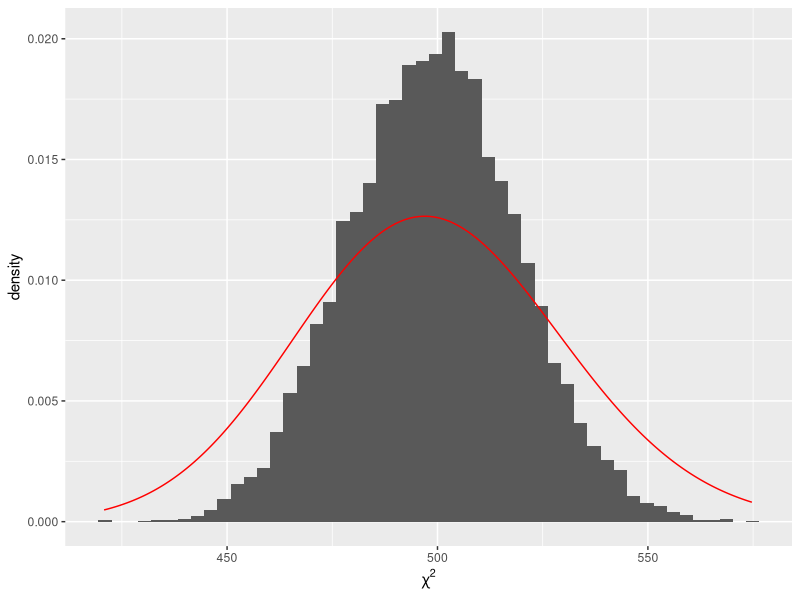
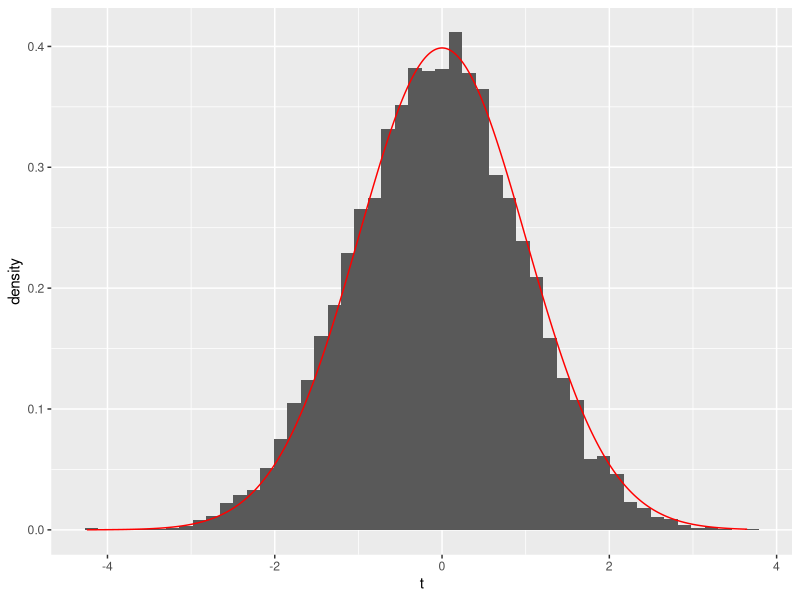

These charts were generated, in order, by the following R code:
### 一様母集団の分散に対する仮説検定
### 正規母集団の場合の方法と平均の検定の問題に帰着させる方法の
### それぞれについてパフォーマンスを比較する
## シミュレーターの作成
mytest <- function(n, sigma0){ # n個の一様乱数から検定統計量の値とp値を計算する関数
  
  x <- runif(n) # 一様乱数の生成
  ## 正規母集団の場合の方法の検定統計量とp値の計算
  chi2.val <- (n - 1) * var(x)/sigma0^2 # 検定統計量
  p0 <- pchisq(chi2.val, df = n - 1)
  p.val1 <- 2 * min(p0, 1 - p0) # p値
  ## 平均の検定の問題に帰着させる方法の検定統計量とp値の計算
  y <- (x - mean(x))^2 # 平均からの偏差を二乗したデータの作成
  res <- t.test(y, mu = sigma0^2) # t検定の実行
  t.val <- res$statistic # 検定統計量の値
  p.val2 <- res$p.value # p値
  
  return(c(chi2.val, p.val1, t.val, p.val2))
}
## シミュレーションの設定
set.seed(123) # 乱数の初期値の設定
n <- 500 # サンプル数
MC <- 10000 # 実験回数
sigma0 <- sqrt(1/12) # 区間(0,1)上の一様分布の標準偏差
## シミュレーションの実行
result <- replicate(MC, mytest(n, sigma0 = sqrt(1/12)))
## 正規母集団の場合の方法の検定統計量とp値
t1 <- result[1, ] # 検定統計量の値
p1 <- result[2, ] # p値
## 平均の検定の問題に帰着させる方法の検定統計量とp値
t2 <- result[3, ] # 検定統計量の値
p2 <- result[4, ] # p値
## いまの設定では帰無仮説は正しいため, 帰無仮説が棄却される割合は
## 有意水準程度でなければいけないため, それを確認する
## 正規母集団の場合の方法
mean(p1 < 0.05) # 5%よりかなり小さい
mean(p1 < 0.01) # 1%よりかなり小さい
## 平均の検定の問題に帰着させる方法の場合
mean(p2 < 0.05) # 5%に近い
mean(p2 < 0.01) # 1%に近い
## 検定統計量のヒストグラム
library(ggplot2)
## 正規母集団の場合の方法
ggplot() +
  geom_histogram(aes(t1, after_stat(density)), bins = 50) +
  # x軸のラベルの設定
  xlab(expression(chi^2)) +
  ## 帰無分布の密度関数の上書き
  stat_function(fun = \(x) dchisq(x, df = n - 1), color = "red",
                n = 1001) 
## 平均の検定の問題に帰着させる方法
ggplot() +
  geom_histogram(aes(t2, after_stat(density)), bins = 50) +
  # x軸のラベルの設定
  xlab(expression(t)) +
  ## 帰無分布の密度関数の上書き
  stat_function(fun = \(x) dt(x, df = n - 1), color = "red",
                n = 1001) 
